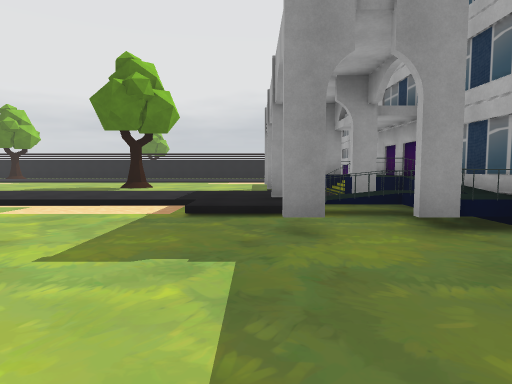
view 1 (above)

24 first-person views from a walk through a 3-D level made in the Unity game engine. The camera is 1.5 m above the floor, tilts 4° down and sees 75° across. Doors are open. The floor is counted in squares, 2 m on a side. Each view is taken from the middle of a square. On the plan, view 1 faces up. The plan holds only what a view shows up to about 11 squares ahead; the rest is blank. The place goes on beyond the plan. The player is left out. Some surface patterns are stand-ins.

view 2
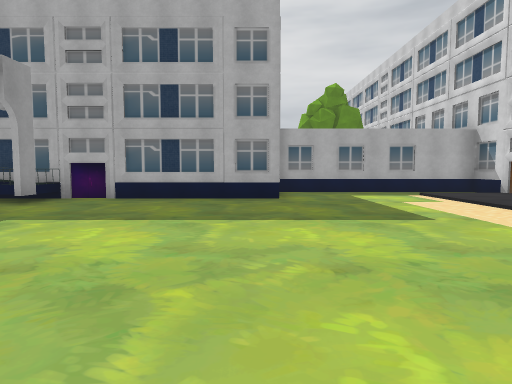

view 3
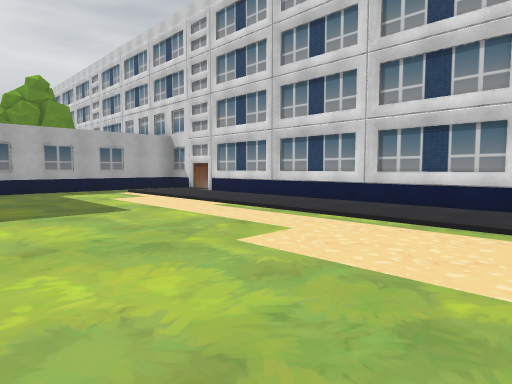

view 4
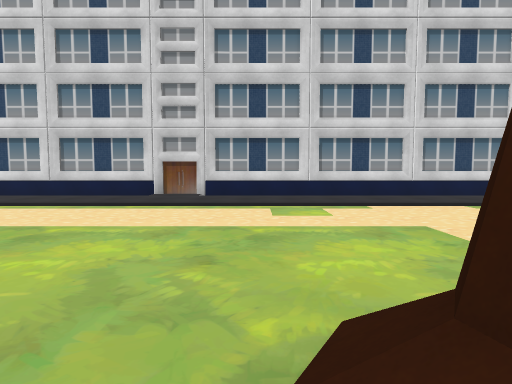

view 5
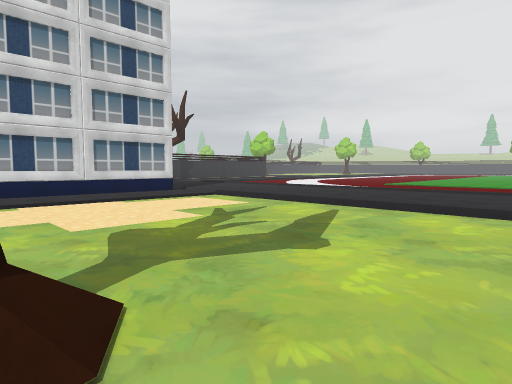

view 6
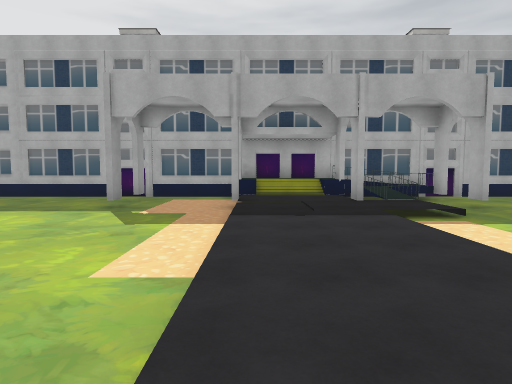

view 7
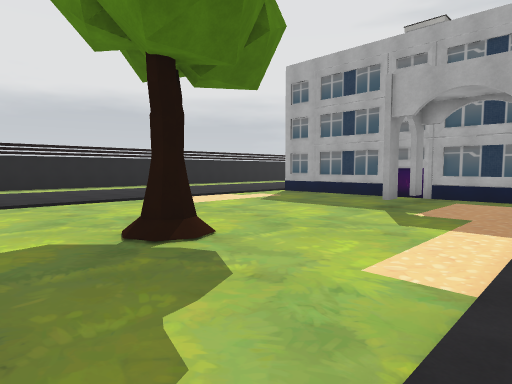

view 8
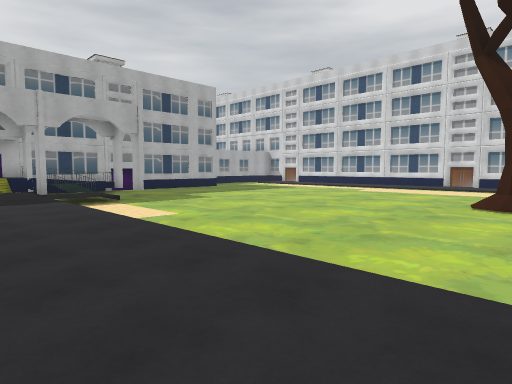

view 9
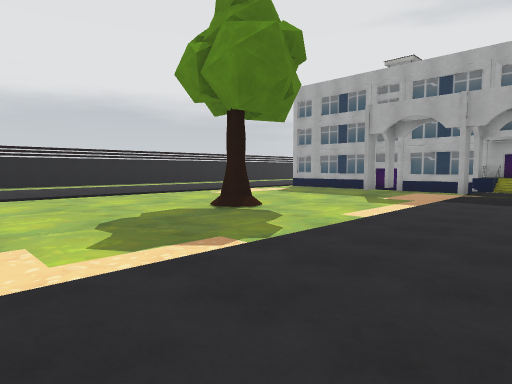

view 10
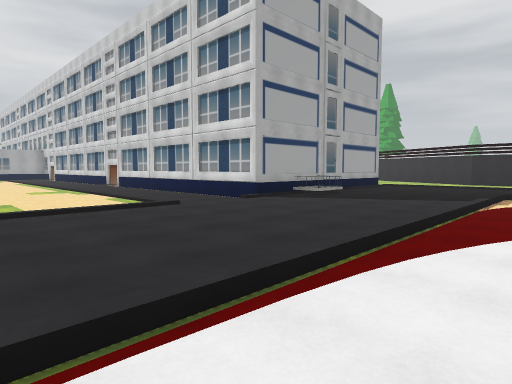

view 11
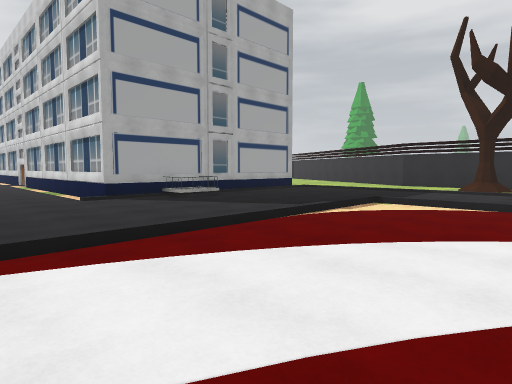

view 12
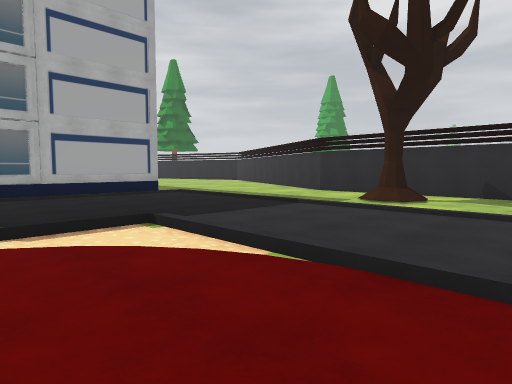

view 13
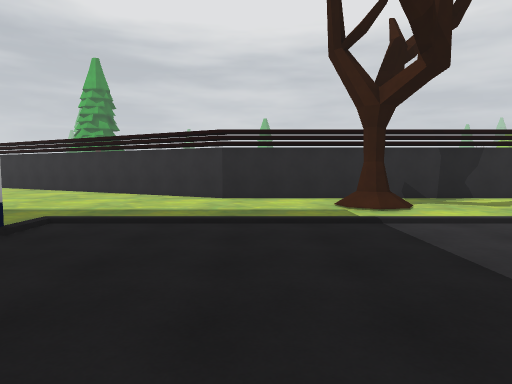

view 14
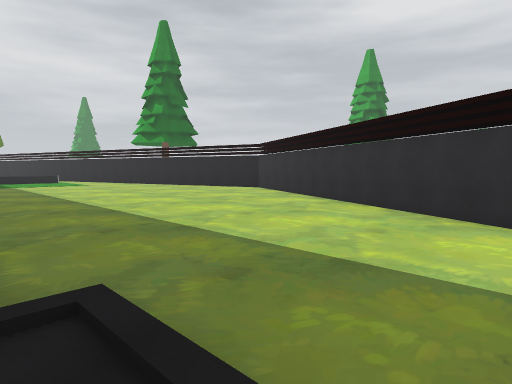

view 15
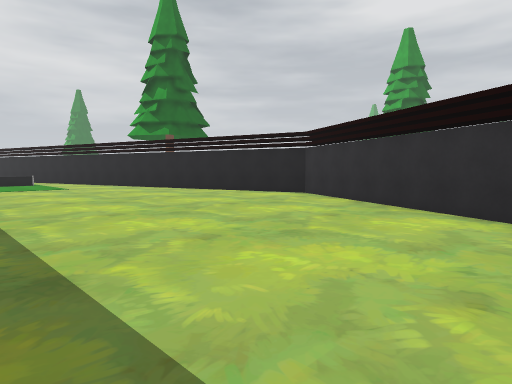

view 16
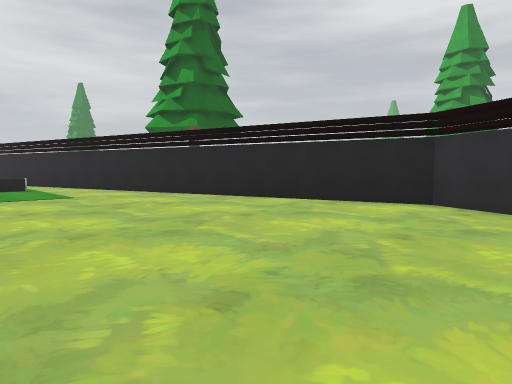

view 17
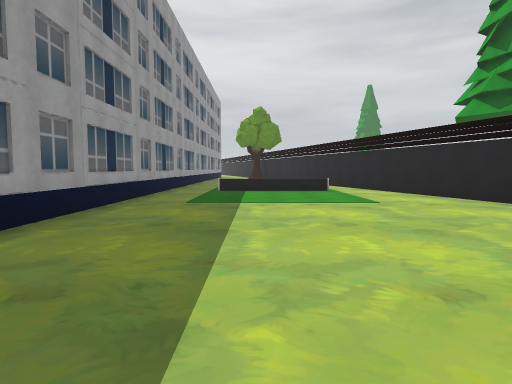

view 18
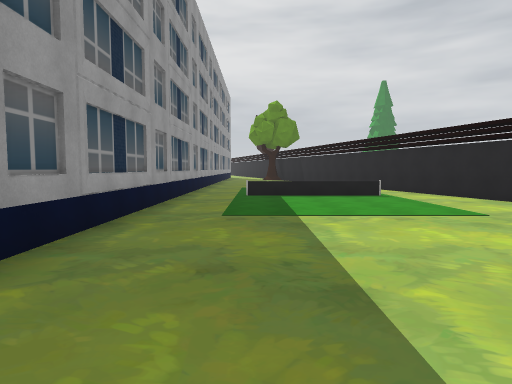

view 19
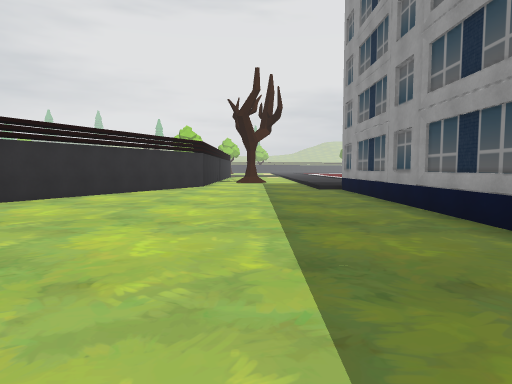

view 20
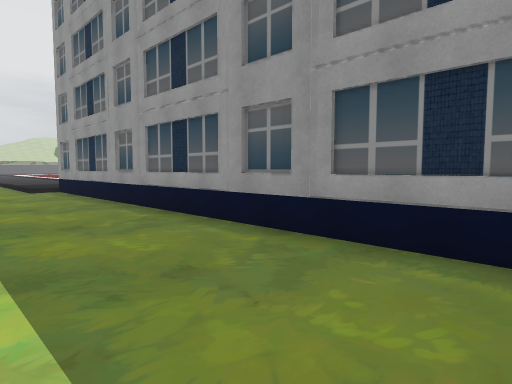

view 21
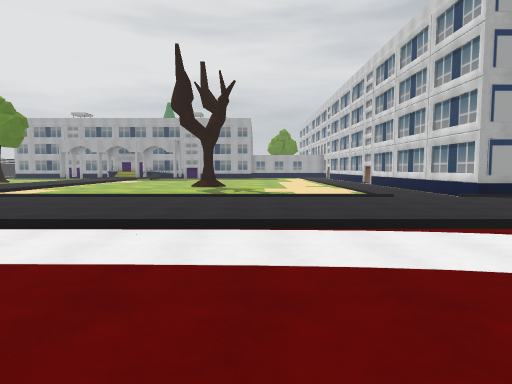

view 22
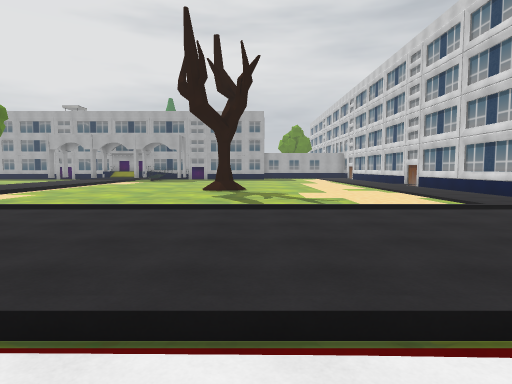

view 23
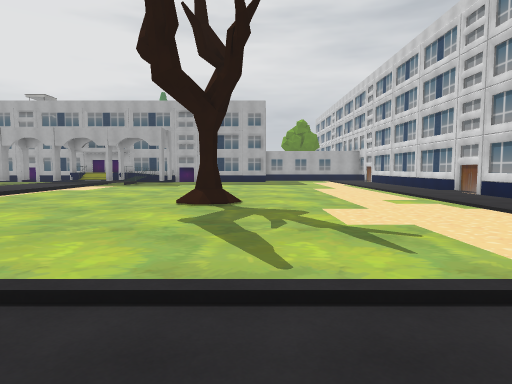

view 24
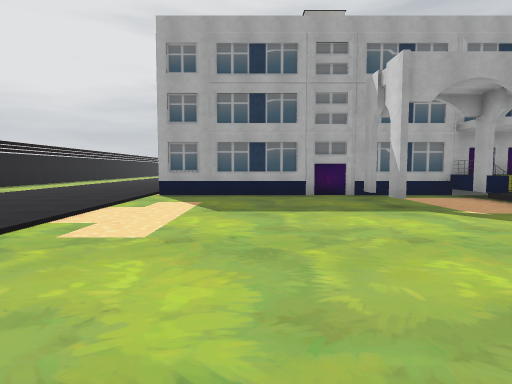

### Floor plan
Key: @ floor where view 1 was taken; # wall or solid block; x gap in a wall; . main floor; : floor 0.25 m higher than the main floor; + floor 1.25 m higher than the main floor; / step, stairs or slope; = window, fence, low wall or low ledge; ^ raised ledge.
Columns run from 24 left of view 1 to 6 right of it. Each row starts with its distance up from view 1.
 20                 :: :::: ::::::
 19                 ::::::::::::::
 18                /////////////#
 17                .............#
 16                .............#
 15                .............#
 14                .............#
 13                ....#........#
 12                ...........#.#
 11               ..............#
 10               ..............#
  9               ::::::::::::x=^
  8               ::::::::::::/+^
  7               :::::::::::##+^
  6             .........../:==##
  5            ................##
  4         :/................x=#
  3       :::/..................#
  2      ::::/..................#
  1    ..::::/..................#
  0   ...::::/.....#........@...#
 -1  ....::::/..................#
 -2 :....::::/....................#
 -3  ....::::/....................#
 -4   ...::::/....................#
 -5  ....::::/....................#
 -6  ....::::::::::::::::::::::::.#
 -7  ....::::::::::::::::::::::::.#
 -8  ....::::######################
 -9  ....::::#
-10 .....:::=#
-11 .....::::#
-12 .....::::#
-13 :::::::::#
-14 :::::::::#
-15  ::::::::######################
-16  ..............................
-17  ...........................=.
-18  ..#/.......................=
-19 ...//.......................=
-20 ########....................=
-21        ###.....................
-22          ###................###
-23            ###...........####
-24              ##......#####
-25               ###.####
-26                 ###

Positions as (right, up) in squares from view 1, and headings:
1: (0, 0), facing up
2: (-5, -1), facing right
3: (-6, -1), facing down-right
4: (-8, 1), facing down
5: (-9, 2), facing down-left
6: (-7, 9), facing right
7: (-7, 9), facing up-right
8: (-10, 9), facing down-right
9: (-10, 7), facing up-right
10: (-21, -2), facing down-right
11: (-23, -5), facing down-right
12: (-24, -10), facing down-right
13: (-18, -11), facing down
14: (-17, -15), facing down-right
15: (-13, -17), facing down-right
16: (-9, -18), facing down-right
17: (-7, -18), facing right
18: (-5, -17), facing right
19: (-3, -18), facing left
20: (-3, -18), facing up-left
21: (-24, -2), facing right
22: (-21, -1), facing right
23: (-17, -1), facing right
24: (-6, 15), facing right
